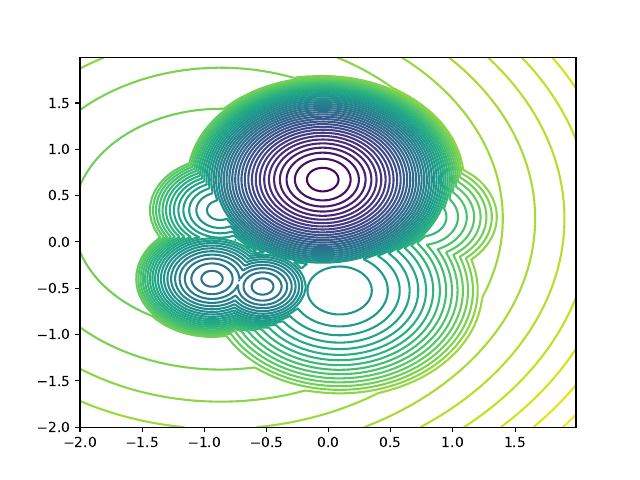

Here is the Python script that generated this plot:
from fake_landscape import *
import nevergrad as ng
import matplotlib.pyplot as plt
from numpy import mean
import numpy as np
import random as rand
import argparse
import matplotlib.cm as cm
from matplotlib.animation import FuncAnimation

parser = argparse.ArgumentParser(description='test_narrowness.py')
parser.add_argument('--opt', help='optimizer to use', required=True )
args = parser.parse_args()

print( args.opt )

#opt=args.opt
np.random.seed( 3 )
rand.seed( a=3 )
landscape = FakeLandscape( 2, width_factor=8.0 )

#landscape.score( [0,0] )

#https://matplotlib.org/3.1.1/gallery/images_contours_and_fields/contour_demo.html

delta = 0.01
x = np.arange(-2.0, 2.0, delta)
y = np.arange(-2.0, 2.0, delta)
X, Y = np.meshgrid(x, y)

#ugly but gives us the right dimensions
Z = np.exp(-X**2 - Y**2)
for i in range( 0, len(x) ):
    for j in range( 0, len(y) ):
        Z[i][j] = landscape.score( [ x[i], y[j] ], noise=False )


fig, ax = plt.subplots()
CS = ax.contour(X, Y, Z, levels=50, zorder=0 )
fig.savefig( "contour_movie.pdf" )

#relevant links:
# - https://stackoverflow.com/questions/55624400/animate-scatter-and-contour-plot
# - https://brushingupscience.com/2016/06/21/matplotlib-animations-the-easy-way/

scatter_X_points = []
scatter_Y_points = []
npoints=300
nworkers=5
optimizer = ng.optimizers.registry[ args.opt ]( parametrization=2, budget=npoints, num_workers=nworkers )
for _ in range( 0, npoints ):
    asked = optimizer.ask();
    scatter_X_points.append( asked.value[1] )
    scatter_Y_points.append( asked.value[0] )
    score = landscape.score( asked.value, noise=True )
    optimizer.tell( asked, score )

scat = ax.scatter( scatter_X_points[0:nworkers], scatter_Y_points[0:nworkers], c="#000000", zorder=1 )

fig.savefig( "contour_movie.inital_points.pdf" )

def animate(i):
    x_i = scatter_X_points[i:nworkers+i]
    y_i = scatter_Y_points[i:nworkers+i]
    scat.set_offsets( np.c_[ x_i, y_i ] )

anim = FuncAnimation(
    fig, animate, interval=100, frames=npoints-nworkers-1)

#This needs you to install ffmpeg
anim.save( args.opt + 'contour.mp4' )
